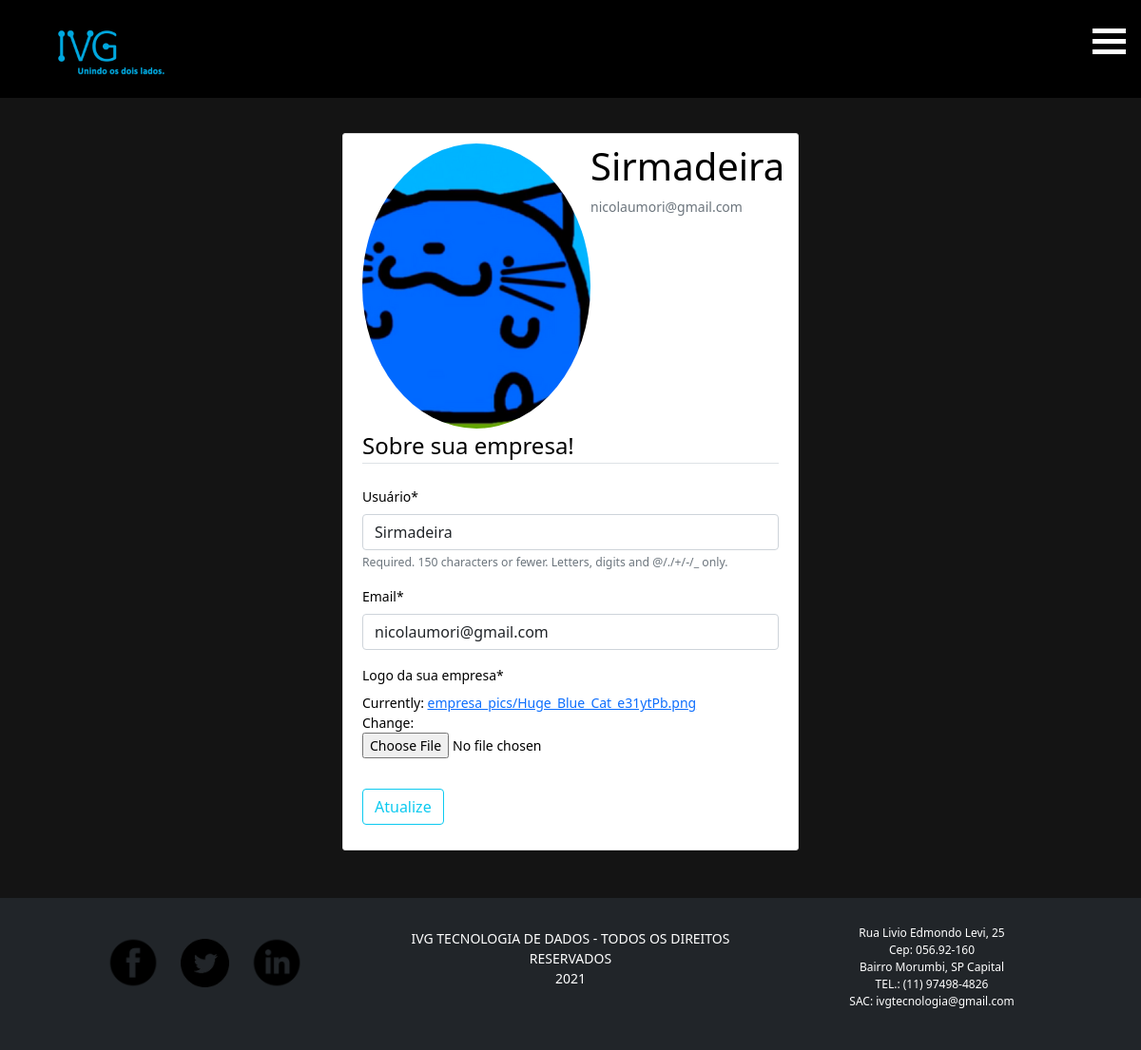
The app's page /Empresa/ (signed in) with its own data.
### usuarios/models.py (models this page shows, shortened)
class CustomUser(AbstractUser):
	email = models.EmailField(unique=False)
	nome_da_empresa=models.CharField(max_length = 60,error_messages={'required':'Favor inserir um nome'})
	setor_escolhas = (
        ("R", "Revendedora"),
    )
	setor= models.CharField(max_length=1,choices=setor_escolhas, blank=False, null=False)

class EmpresaDB(models.Model):
	user = models.OneToOneField(User, on_delete=models.CASCADE)
	image = models.ImageField(default='default.jpg', upload_to= 'empresa_pics')

### usuarios/views.py (the view)
# urls.py: path('Empresa/', usuarios_views.Empresa, name= 'Empresa'),
@login_required
def Empresa(request):
	if request.method == 'POST':
		u_form = UserUpdateForm(request.POST, instance=request.user)
		e_form = EmpresaUpdateForm(request.POST,request.FILES,instance=request.user.empresadb)
		if u_form.is_valid() and e_form.is_valid():
			u_form.save()
			e_form.save()
			messages.success(request, f'As infos da sua empresa foram atualizadas com sucesso!')
			return redirect('Empresa')
	else:
		u_form = UserUpdateForm(instance=request.user)
		e_form = EmpresaUpdateForm(instance=request.user.empresadb)
	contexto = {
		'u_form': u_form,
		'e_form': e_form,
	}
	return render(request,	'usuarios/empresa.html', contexto)

### usuarios/forms.py
class UserUpdateForm(forms.ModelForm):
	email = forms.EmailField()
	class Meta:
		model = CustomUser
		fields = ['username', 'email']
		labels = {'username':'Usuário'}

class EmpresaUpdateForm(forms.ModelForm):
	class Meta:
		model = EmpresaDB
		fields = ['image']
		labels={'image': 'Logo da sua empresa'}

### usuarios/templates/usuarios/empresa.html (shortened to what this page needs)
{% extends "APP_IVG/layout.html" %}
{% load crispy_forms_tags %}
{% block content %}
	<div class = "content-section">
	 <div class = "media">
	  <img class = 'rounded-circle account-img' src="{{ user.empresadb.image.url }}">
	  <div class = "media-body">
	  	<h2 class = "account-heading"> {{user.username}} </h2>
	  	<p class = "text-secondary"> {{ user.email }}</p>
	  </div>
	 </div>
	 <form method= "POST" enctype="multipart/form-data">
		<fieldset class = 'form-group'>
			<legend class= "border-bottom mb-4"> Sobre sua empresa!</legend>
			{{ u_form|crispy }}
			{{ e_form|crispy }}
		</fieldset>
		<div class = "form-group">
			<button class= "btn btn-outline-info" type= "submit"> Atualize </button>
		</div>
	 </form>
	</div>
{% endblock content %}

### APP_IVG/static/APP_IVG/main.css (style rules this page uses)
* { margin: 0; padding: 0; font-weight: normal; }
body { background-color: #141414; color: white; margin: 0; animation: Transição 50ms; }
h1, h5, p, ol, span, form { animation: TransiçãoY 600ms; }
.content-section { background: #ffffff; padding: 10px 20px; border: 1px solid #dddddd; border-radius: 3px; margin-bottom: 20px; }
.account-heading { font-size: 2.5rem; }
div.content-section { font-size: 14px; width: 40%; min-width: 400px; margin: 50px auto; height: auto; color: black; }

### records on screen
CustomUser: empresadb.image (picture), username "Sirmadeira", email "nicolaumori@gmail.com"
